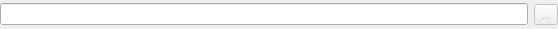
<ui version="4.0" >
 <class>TopicWidget</class>
 <widget class="QWidget" name="TopicWidget" >
  <property name="geometry" >
   <rect>
    <x>0</x>
    <y>0</y>
    <width>558</width>
    <height>29</height>
   </rect>
  </property>
  <property name="sizePolicy" >
   <sizepolicy vsizetype="Fixed" hsizetype="Preferred" >
    <horstretch>0</horstretch>
    <verstretch>0</verstretch>
   </sizepolicy>
  </property>
  <property name="minimumSize" >
   <size>
    <width>0</width>
    <height>0</height>
   </size>
  </property>
  <property name="baseSize" >
   <size>
    <width>0</width>
    <height>0</height>
   </size>
  </property>
  <property name="windowTitle" >
   <string>Form</string>
  </property>
  <layout class="QHBoxLayout" >
   <property name="leftMargin" >
    <number>0</number>
   </property>
   <property name="topMargin" >
    <number>0</number>
   </property>
   <property name="rightMargin" >
    <number>0</number>
   </property>
   <property name="bottomMargin" >
    <number>0</number>
   </property>
   <item>
    <widget class="QLineEdit" name="topicLineEdit" />
   </item>
   <item>
    <widget class="QToolButton" name="topicEditButton" >
     <property name="enabled" >
      <bool>false</bool>
     </property>
     <property name="text" >
      <string>...</string>
     </property>
     <property name="icon" >
      <iconset resource="../../icons/icons.qrc" >:/16x16/actions/oxygen/16x16/actions/configure.png</iconset>
     </property>
     <property name="iconSize" >
      <size>
       <width>16</width>
       <height>16</height>
      </size>
     </property>
    </widget>
   </item>
  </layout>
 </widget>
 <resources>
  <include location="../../icons/icons.qrc" />
 </resources>
 <connections/>
</ui>
